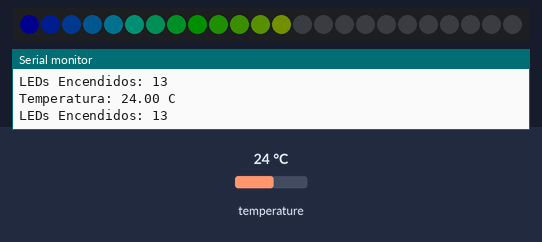
A sketch run on a simulated Arduino Uno, built with avr-gcc and run on an emulated ATmega328P. Shown: 24 RGB LEDs in strip order, left to right, the last lines printed to the serial monitor. The test bench sets the inputs (shaded band); at power-on: temperature 24 °C. Dim RGB values are drawn brighter than linear.

Above: at 2.8 s.
2.9 s: temperature set to 12 °C
At 4.0 s:
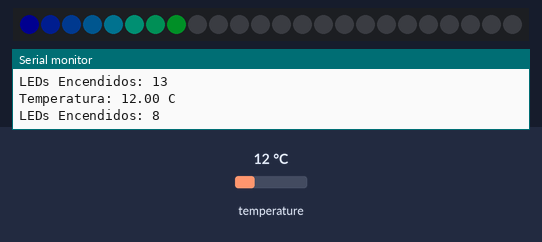
4.8 s: temperature set to 33 °C
At 7.0 s:
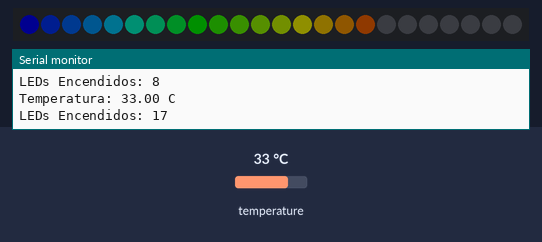
7.3 s: temperature set to 19 °C
At 9.1 s:
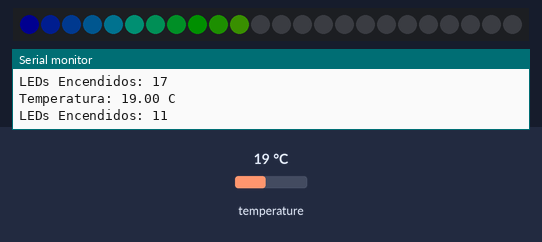
Timing chart, 0 to 10.6 s (numbered marks = the images above; inputs shaded):
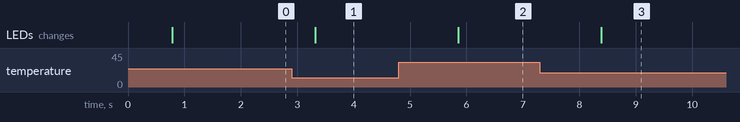

The sketch:

Codigo_ws2812-DS18B20.ino
```cpp
#include <OneWire.h>
#include <DallasTemperature.h>
#include <Adafruit_NeoPixel.h>

// Configuración de Pines del Hardware
#define NEOPIXEL_PIN     2    // Pin de datos para la tira o aro WS2812B
#define TEMP_SENSOR_PIN  5    // Pin de datos para el sensor DS18B20
#define TOTAL_LEDS       24   // Cantidad de pixeles conectados

// Inicialización de componentes e instancias de librerías
OneWire busOneWire(TEMP_SENSOR_PIN);
DallasTemperature termometro(&busOneWire);
Adafruit_NeoPixel panelLeds(TOTAL_LEDS, NEOPIXEL_PIN, NEO_GRB + NEO_KHZ800);

// Configuración de rangos térmicos operativos
const float RANGO_MIN_TEMP = -10.0;
const float RANGO_MAX_TEMP =  50.0;
float temperaturaActual    =  0.0;

// Matriz de color degradado optimizada (Azul -> Verde -> Amarillo -> Rojo)
const uint32_t DEGRADADO_TERMICO[TOTAL_LEDS] = {
    0x0000FF, 0x0033FF, 0x0066FF, 0x0099FF, // Tonos Fríos (Azul)
    0x00CCFF, 0x00FFCC, 0x00FF99, 0x00FF44, // Transición a Templado
    0x00FF00, 0x33FF00, 0x66FF00, 0x99FF00, // Tonos Estables (Verde)
    0xCCFF00, 0xFFFF00, 0xFFCC00, 0xFF9900, // Alerta Inicial (Amarillo)
    0xFF6600, 0xFF3300, 0xFF1100, 0xFF0000, // Niveles Altos (Naranja / Rojo)
    0xE60000, 0xCC0000, 0x990000, 0x660000  // Máximo Peligro (Rojo Obscuro)
};

// Renderiza los colores en los LEDs según la escala alcanzada
void actualizarEscalaGrafica(int ledsActivos) {
    for (int i = 0; i < ledsActivos; i++) {
        panelLeds.setPixelColor(i, DEGRADADO_TERMICO[i % TOTAL_LEDS]);
    }
    panelLeds.show();
}

void setup() {
    Serial.begin(115200);

    // Configuración inicial del indicador visual
    panelLeds.begin();
    panelLeds.clear();
    panelLeds.show();
    panelLeds.setBrightness(15); // Nivel de brillo óptimo para interiores

    // Arranque del sensor de temperatura
    termometro.begin();
}

void loop() {
    panelLeds.clear();

    // Captura de datos del sensor
    termometro.requestTemperatures();
    temperaturaActual = termometro.getTempCByIndex(0);

    // Envío de telemetría por puerto serial
    Serial.print("Temperatura: ");
    Serial.print(temperaturaActual);
    Serial.println(" C");

    // Conversión matemática de temperatura a número de LEDs activos
    int nivelEscala = map(temperaturaActual, RANGO_MIN_TEMP, RANGO_MAX_TEMP, 0, TOTAL_LEDS);

    // Protección contra desbordamiento de límites térmicos
    nivelEscala = constrain(nivelEscala, 0, TOTAL_LEDS);

    // Actualización de hardware
    actualizarEscalaGrafica(nivelEscala);

    Serial.print("LEDs Encendidos: ");
    Serial.println(nivelEscala);

    delay(500); // Muestreo cada 0.5 segundos para un rendimiento fluido
}
```

Measured:
- after the input at 2.9 s, the LEDs: change after 0.42 s (image 1)
- after the input at 4.8 s, the LEDs: change after 1.1 s (image 2)
- after the input at 7.3 s, the LEDs: change after 1.1 s (image 3)
